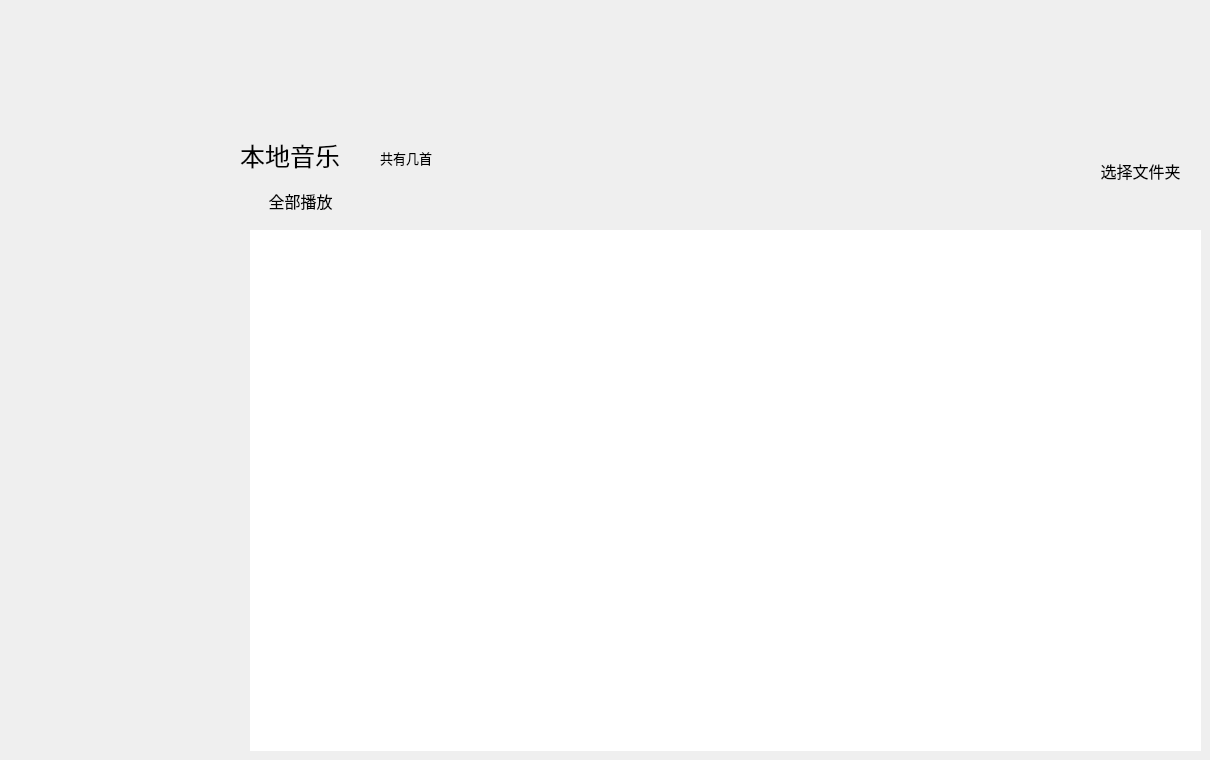
    <widget class="QWidget" name="localMusic">
     <widget class="QPushButton" name="pb_selectFolder">
      <property name="geometry">
       <rect>
        <x>1080</x>
        <y>150</y>
        <width>121</width>
        <height>41</height>
       </rect>
      </property>
      <property name="font">
       <font>
        <family>楷体</family>
        <pointsize>12</pointsize>
       </font>
      </property>
      <property name="text">
       <string>选择文件夹</string>
      </property>
      <property name="flat">
       <bool>true</bool>
      </property>
     </widget>
     <widget class="QPushButton" name="pb_playAll">
      <property name="geometry">
       <rect>
        <x>240</x>
        <y>180</y>
        <width>121</width>
        <height>41</height>
       </rect>
      </property>
      <property name="font">
       <font>
        <family>楷体</family>
        <pointsize>12</pointsize>
       </font>
      </property>
      <property name="styleSheet">
       <string notr="true">QPushButton {

    color: black;
    border-radius: 20px;

}
QPushButton:hover {
    background-color: #ff9678;
}
QPushButton:pressed {
    background-color: #d95b3e;
}</string>
      </property>
      <property name="text">
       <string>全部播放</string>
      </property>
      <property name="icon">
       <iconset resource="images.qrc">
        <normaloff>:/playWidget/images/playWidget/play.png</normaloff>:/playWidget/images/playWidget/play.png</iconset>
      </property>
      <property name="flat">
       <bool>true</bool>
      </property>
     </widget>
     <widget class="QLabel" name="lb_localMusic">
      <property name="geometry">
       <rect>
        <x>240</x>
        <y>120</y>
        <width>141</width>
        <height>71</height>
       </rect>
      </property>
      <property name="font">
       <font>
        <family>楷体</family>
        <pointsize>19</pointsize>
       </font>
      </property>
      <property name="text">
       <string>本地音乐</string>
      </property>
     </widget>
     <widget class="QLabel" name="lb_songCount">
      <property name="geometry">
       <rect>
        <x>380</x>
        <y>150</y>
        <width>121</width>
        <height>16</height>
       </rect>
      </property>
      <property name="font">
       <font>
        <family>楷体</family>
        <pointsize>10</pointsize>
       </font>
      </property>
      <property name="text">
       <string>共有几首</string>
      </property>
     </widget>
     <widget class="QTableWidget" name="table_musicList">
      <property name="geometry">
       <rect>
        <x>250</x>
        <y>230</y>
        <width>951</width>
        <height>521</height>
       </rect>
      </property>
      <property name="styleSheet">
       <string notr="true">QTableWidget {
    background-color: white;
    gridline-color: #e0e0e0;
    font-family: &quot;楷体&quot;;
    font-size: 20px;
    outline: 0;
    /* 关键：去掉单元格间距 */
    border: none;
}

/* 选中行效果（配合 setSelectionBehavior(SelectRows)） */
QTableWidget::item:selected {
    background-color: #dddfff;
    color: black;
}</string>
      </property>
      <property name="editTriggers">
       <set>QAbstractItemView::NoEditTriggers</set>
      </property>
      <property name="selectionBehavior">
       <enum>QAbstractItemView::SelectRows</enum>
      </property>
      <attribute name="horizontalHeaderVisible">
       <bool>false</bool>
      </attribute>
      <attribute name="horizontalHeaderCascadingSectionResizes">
       <bool>false</bool>
      </attribute>
      <attribute name="horizontalHeaderMinimumSectionSize">
       <number>235</number>
      </attribute>
      <attribute name="horizontalHeaderDefaultSectionSize">
       <number>235</number>
      </attribute>
      <attribute name="horizontalHeaderHighlightSections">
       <bool>true</bool>
      </attribute>
      <attribute name="horizontalHeaderShowSortIndicator" stdset="0">
       <bool>false</bool>
      </attribute>
      <attribute name="horizontalHeaderStretchLastSection">
       <bool>false</bool>
      </attribute>
      <attribute name="verticalHeaderVisible">
       <bool>false</bool>
      </attribute>
      <attribute name="verticalHeaderHighlightSections">
       <bool>true</bool>
      </attribute>
      <attribute name="verticalHeaderShowSortIndicator" stdset="0">
       <bool>false</bool>
      </attribute>
      <column>
       <property name="text">
        <string>标题</string>
       </property>
       <property name="font">
        <font>
         <family>楷体</family>
         <pointsize>12</pointsize>
        </font>
       </property>
      </column>
      <column>
       <property name="text">
        <string>歌手</string>
       </property>
       <property name="font">
        <font>
         <family>楷体</family>
         <pointsize>12</pointsize>
        </font>
       </property>
      </column>
      <column>
       <property name="text">
        <string>专辑</string>
       </property>
       <property name="font">
        <font>
         <family>楷体</family>
         <pointsize>12</pointsize>
        </font>
       </property>
      </column>
      <column>
       <property name="text">
        <string>时长</string>
       </property>
       <property name="font">
        <font>
         <family>楷体</family>
         <pointsize>12</pointsize>
        </font>
       </property>
      </column>
     </widget>
    </widget>
